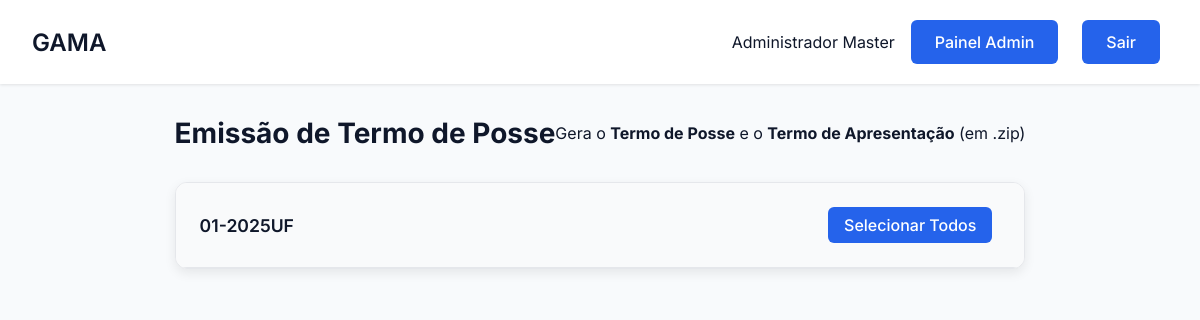
The page /certificados/painel (signed in) on the database as committed earlier.
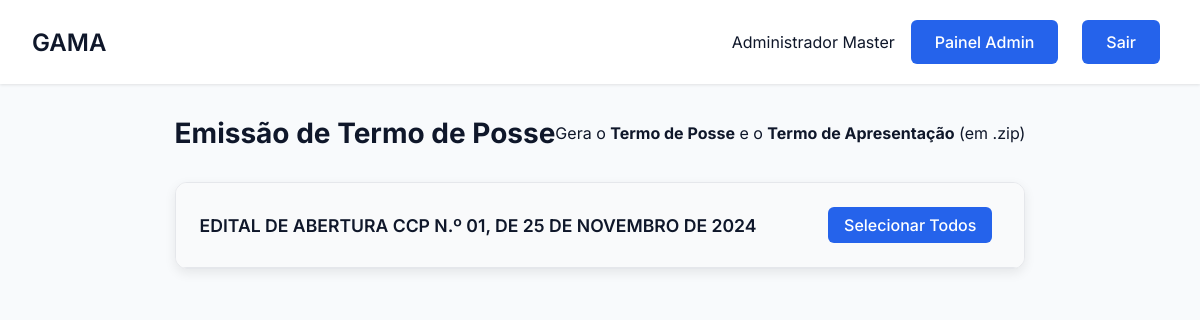
The same page on the database as committed later.
### tables this page shows
CREATE TABLE Edital (
        id_edital INTEGER PRIMARY KEY AUTOINCREMENT,
        numero_edital TEXT NOT NULL UNIQUE,
        data_edital DATE NOT NULL,
        data_publicacao DATE NOT NULL,
        vencimento_edital DATE NOT NULL,
        prazo_prorrogacao INTEGER,
        status TEXT NOT NULL CHECK (status IN ('ativo', 'inativo', 'prorrogado'))
    );

### gama/routes/certificado_routes.py (the view)
@certificado_bp.route('/painel')
def painel_certificados():
    if 'usuario_id' not in session:
        return redirect(url_for('auth.login'))
    editais = Edital.get_all()
    candidatos_agrupados = defaultdict(lambda: defaultdict(list))
    todos_candidatos_raw = Candidato.get_all_with_details()
    candidatos_filtrados = [
        c for c in todos_candidatos_raw if c['situacao'] in ('nomeado', 'empossado')
    ]
    for candidato in candidatos_filtrados:
        id_edital = candidato['id_edital']
        nome_cargo = candidato['nome_cargo']
        candidatos_agrupados[id_edital][nome_cargo].append(candidato)
    certificados_emitidos = Certificado.get_all()
    opcoes_reitor = Opcao.get_por_tipo('reitor')
    opcoes_local = Opcao.get_por_tipo('local')
    default_reitor = next((r['valor_opcao'] for r in opcoes_reitor if r['is_default']), None)
    default_local = next((l['valor_opcao'] for l in opcoes_local if l['is_default']), None)
    return render_template(
        'certificados.html',
        nome=session.get('nome'),
        editais=editais,
        candidatos_por_edital_agrupado=candidatos_agrupados,
        certificados_emitidos=certificados_emitidos,
        opcoes_reitor=opcoes_reitor,
        opcoes_local=opcoes_local,
        default_reitor=default_reitor,
        default_local=default_local
    )

### app.py (called while the page is built)
@app.before_request
def make_session_permanent():
    session.permanent = True

### gama/database/database.py (called while the page is built)
def conectar():
    diretorio_db = "gama/database"
    if not os.path.exists(diretorio_db):
        os.makedirs(diretorio_db)
    return sqlite3.connect(f"{diretorio_db}/editais.db")

### gama/models/certificado.py (called while the page is built)
    @staticmethod
    def get_all():
        conn = conectar()
        conn.row_factory = sqlite3.Row
        cursor = conn.cursor()
        try:
            cursor.execute("""
                SELECT cert.*, cand.nome, ed.numero_edital
                FROM Certificado cert
                JOIN Candidato cand ON cert.id_candidato = cand.id_candidato
                JOIN Edital ed ON cand.id_edital = ed.id_edital
                ORDER BY cert.data_emissao DESC
            """)
            return [dict(row) for row in cursor.fetchall()]
        except sqlite3.Error as e:
            print(f"Erro ao buscar certificados: {e}")
            return []
        finally:
            conn.close()

### gama/templates/certificados.html (shortened to what this page needs)
<!DOCTYPE html>
<html lang="pt-BR">
<head>
    <link rel="stylesheet" href="{{ url_for('static', filename='css/edital.css') }}">
    <link rel="stylesheet" href="https://cdnjs.cloudflare.com/ajax/libs/font-awesome/6.5.0/css/all.min.css">
</head>
<body>
    <div class="dashboard">
        <header class="dashboard-header">
            <nav class="dashboard-nav container">
                <h1 class="dashboard-title">GAMA</h1>
                <div class="dashboard-user">
                    <span>{{ nome }}</span>
                    {% if session.get('tipo') == 'administrador' %}
                        <a href="{{ url_for('admin.painel_admin') }}" class="btn btn-primary">Painel Admin</a>
                    {% else %}
                        <a href="{{ url_for('usuarios.painel_usuario') }}" class="btn btn-primary">Meu Painel</a>
                    {% endif %}
                    <a href="{{ url_for('auth.logout') }}" class="btn btn-primary">Sair</a>
                </div>
            </nav>
        </header>
        <main class="dashboard-content container">
            <div class="section-header">
                <h2 class="page-title">Emissão de Termo de Posse</h2>
                <p class="config-subtitle" style="margin: 0;">Gera o <strong>Termo de Posse</strong> e o <strong>Termo de Apresentação</strong> (em .zip)</p>
            </div>
            {% for edital in editais %}
            <div class="edital-card">
                <div class="edital-header js-toggle-trigger" data-target="body-cert-edital-{{ edital[0] }}">
                    <div class="edital-info">
                        <strong>{{ edital[1] }}</strong>
                    </div>
                    <div class="actions">
                        <button type="button" class="btn btn-primary" style="padding: 0.5rem 1rem;" onclick="event.stopPropagation(); selecionarTodosEdital(this)">
                            Selecionar Todos
                        </button>
                    </div>
                </div>
            </div>
            {% endfor %}
        </main>
    </div>
</body>
</html>

Rows that differ between the two databases and show on the page:
changed Edital: numero_edital "01-2025UF" → "EDITAL DE ABERTURA CCP N.º 01, DE 25 DE NOVEMBRO DE 2024"
